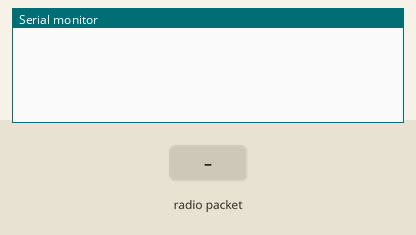
Bench run of a sketch on a simulated ESP8266 (NodeMCU). Shown: the last lines printed to the serial monitor. Inputs (shaded band) come from the test bench.

Above: at 1.2 s.
1.3 s: radio packet "1" arrives
At 1.7 s:
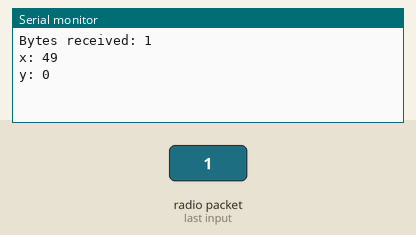
2.8 s: radio packet "0" arrives
At 4.0 s:
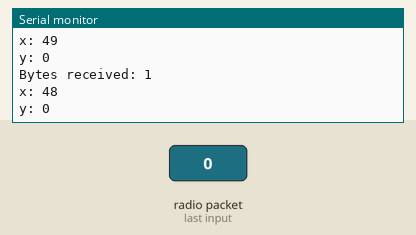
4.3 s: radio packet "2" arrives
At 5.2 s:
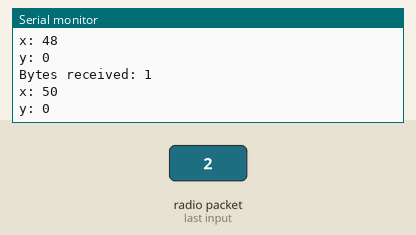

The sketch:

espnow8266rx_1.ino
```cpp
#include <ESP8266WiFi.h>
#include <espnow.h>


typedef struct test_struct {
  int x;
  int y;
} test_struct;


test_struct myData;

//callback function that will be executed when data is received
void OnDataRecv(uint8_t * mac, uint8_t *incomingData, uint8_t len) {
  memcpy(&myData, incomingData, sizeof(myData));
  Serial.print("Bytes received: ");
  Serial.println(len);
  Serial.print("x: ");
  Serial.println(myData.x);
  Serial.print("y: ");
  Serial.println(myData.y);
  Serial.println();
}

void setup() {

  Serial.begin(115200);

  WiFi.mode(WIFI_STA);


  if (esp_now_init() != 0) {
    Serial.println("Error initializing ESP-NOW");
    return;
  }


  esp_now_set_self_role(ESP_NOW_ROLE_SLAVE);
  esp_now_register_recv_cb(OnDataRecv);
}

void loop() {

}
```

espnow8266rx_2.ino
```cpp

```

Measured:
- after the input at 1.3 s, the serial monitor: prints a new line at once (image 1)
- after the input at 2.8 s, the serial monitor: prints a new line at once (image 2)
- after the input at 4.3 s, the serial monitor: prints a new line at once (image 3)
